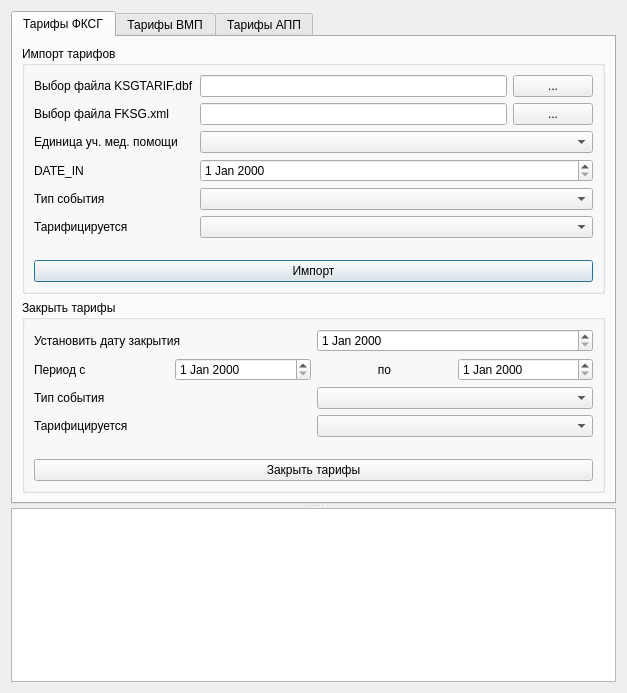
<?xml version="1.0" encoding="UTF-8"?>
<ui version="4.0">
 <class>Dialog</class>
 <widget class="QDialog" name="Dialog">
  <property name="geometry">
   <rect>
    <x>0</x>
    <y>0</y>
    <width>627</width>
    <height>693</height>
   </rect>
  </property>
  <property name="windowTitle">
   <string>Загрузка тарифов для Ростовской области</string>
  </property>
  <layout class="QVBoxLayout" name="verticalLayout">
   <item>
    <widget class="QSplitter" name="splitter">
     <property name="orientation">
      <enum>Qt::Vertical</enum>
     </property>
     <widget class="QTabWidget" name="tabWidget">
      <property name="currentIndex">
       <number>0</number>
      </property>
      <widget class="QWidget" name="tabFKSG">
       <attribute name="title">
        <string>Тарифы ФКСГ</string>
       </attribute>
       <layout class="QVBoxLayout" name="verticalLayout_2">
        <item>
         <widget class="QGroupBox" name="groupBox">
          <property name="title">
           <string>Импорт тарифов</string>
          </property>
          <layout class="QGridLayout" name="gridLayout">
           <item row="2" column="1" colspan="2">
            <widget class="CRBComboBox" name="cmbFKSGUnit"/>
           </item>
           <item row="3" column="1" colspan="2">
            <widget class="CDateEdit" name="edtFKSGDATE_IN"/>
           </item>
           <item row="4" column="1" colspan="2">
            <widget class="CRBComboBox" name="cmbFKSGEventType"/>
           </item>
           <item row="5" column="1" colspan="2">
            <widget class="QComboBox" name="cmbFKSGTariffType"/>
           </item>
           <item row="7" column="0" colspan="3">
            <widget class="QPushButton" name="btnFKSGImport">
             <property name="text">
              <string>Импорт</string>
             </property>
            </widget>
           </item>
           <item row="0" column="1">
            <widget class="QLineEdit" name="edtFKSGTARIF"/>
           </item>
           <item row="3" column="0">
            <widget class="QLabel" name="lblFKSGDATE_IN">
             <property name="text">
              <string>DATE_IN</string>
             </property>
            </widget>
           </item>
           <item row="0" column="0">
            <widget class="QLabel" name="lblFKSGTARIF">
             <property name="text">
              <string>Выбор файла KSGTARIF.dbf</string>
             </property>
            </widget>
           </item>
           <item row="4" column="0">
            <widget class="QLabel" name="lblFKSGEventType">
             <property name="text">
              <string>Тип события</string>
             </property>
            </widget>
           </item>
           <item row="2" column="0">
            <widget class="QLabel" name="lblFKSGUnit">
             <property name="text">
              <string>Единица уч. мед. помощи</string>
             </property>
            </widget>
           </item>
           <item row="5" column="0">
            <widget class="QLabel" name="lblFKSGTariffType">
             <property name="text">
              <string>Тарифицируется</string>
             </property>
            </widget>
           </item>
           <item row="0" column="2">
            <widget class="QPushButton" name="btnFKSGSelectDBF">
             <property name="text">
              <string>...</string>
             </property>
            </widget>
           </item>
           <item row="1" column="0">
            <widget class="QLabel" name="lblFKSGXml">
             <property name="text">
              <string>Выбор файла FKSG.xml</string>
             </property>
            </widget>
           </item>
           <item row="1" column="1">
            <widget class="QLineEdit" name="edtFKSGXml"/>
           </item>
           <item row="1" column="2">
            <widget class="QPushButton" name="btnFKSGSelectXml">
             <property name="text">
              <string>...</string>
             </property>
            </widget>
           </item>
           <item row="6" column="0" colspan="2">
            <spacer name="verticalSpacer">
             <property name="orientation">
              <enum>Qt::Vertical</enum>
             </property>
             <property name="sizeHint" stdset="0">
              <size>
               <width>20</width>
               <height>40</height>
              </size>
             </property>
            </spacer>
           </item>
          </layout>
         </widget>
        </item>
        <item>
         <widget class="QGroupBox" name="groupBox_2">
          <property name="title">
           <string>Закрыть тарифы</string>
          </property>
          <layout class="QGridLayout" name="gridLayout_2">
           <item row="3" column="1">
            <widget class="QComboBox" name="cmbFKSGTariffTypeClose"/>
           </item>
           <item row="2" column="0">
            <widget class="QLabel" name="lblFKSGCloseEventType">
             <property name="text">
              <string>Тип события</string>
             </property>
            </widget>
           </item>
           <item row="3" column="0">
            <widget class="QLabel" name="lblFKSGTariffTypeClose">
             <property name="text">
              <string>Тарифицируется</string>
             </property>
            </widget>
           </item>
           <item row="1" column="0" colspan="2">
            <layout class="QHBoxLayout" name="horizontalLayout">
             <item>
              <widget class="QLabel" name="lblFKSGPeriodBeg">
               <property name="text">
                <string>Период с</string>
               </property>
              </widget>
             </item>
             <item>
              <widget class="CDateEdit" name="edtFKSGPeriodBeg"/>
             </item>
             <item>
              <widget class="QLabel" name="lblFKSGPeriodEnd">
               <property name="text">
                <string>по</string>
               </property>
               <property name="alignment">
                <set>Qt::AlignCenter</set>
               </property>
              </widget>
             </item>
             <item>
              <widget class="CDateEdit" name="edtFKSGPeriodEnd"/>
             </item>
            </layout>
           </item>
           <item row="2" column="1">
            <widget class="CRBComboBox" name="cmbFKSGEventTypeClose"/>
           </item>
           <item row="0" column="0">
            <widget class="QLabel" name="lblFKSGEndDate">
             <property name="text">
              <string>Установить дату закрытия</string>
             </property>
            </widget>
           </item>
           <item row="0" column="1">
            <widget class="CDateEdit" name="edtFKSGEndDate"/>
           </item>
           <item row="5" column="0" colspan="2">
            <widget class="QPushButton" name="btnFKSGClose">
             <property name="text">
              <string>Закрыть тарифы</string>
             </property>
            </widget>
           </item>
           <item row="4" column="0" colspan="2">
            <spacer name="verticalSpacer_2">
             <property name="orientation">
              <enum>Qt::Vertical</enum>
             </property>
             <property name="sizeHint" stdset="0">
              <size>
               <width>20</width>
               <height>40</height>
              </size>
             </property>
            </spacer>
           </item>
          </layout>
         </widget>
        </item>
       </layout>
      </widget>
      <widget class="QWidget" name="tabVMP">
       <attribute name="title">
        <string>Тарифы ВМП</string>
       </attribute>
       <layout class="QVBoxLayout" name="verticalLayout_3">
        <item>
         <widget class="QGroupBox" name="groupBox_3">
          <property name="title">
           <string>Импорт тарифов</string>
          </property>
          <layout class="QGridLayout" name="gridLayout_3">
           <item row="3" column="0">
            <widget class="QLabel" name="lblVMPTariffType">
             <property name="text">
              <string>Тарифицируется</string>
             </property>
            </widget>
           </item>
           <item row="0" column="2">
            <widget class="QPushButton" name="btnVMPSelectDBF">
             <property name="text">
              <string>...</string>
             </property>
            </widget>
           </item>
           <item row="0" column="1">
            <widget class="QLineEdit" name="edtVMPSTACTAR"/>
           </item>
           <item row="0" column="0">
            <widget class="QLabel" name="lblVMPSTACTAR">
             <property name="text">
              <string>Выбор файла STACTAR.dbf</string>
             </property>
            </widget>
           </item>
           <item row="1" column="0">
            <widget class="QLabel" name="lblVMPUnit">
             <property name="text">
              <string>Единица уч. мед. помощи</string>
             </property>
            </widget>
           </item>
           <item row="1" column="1" colspan="2">
            <widget class="CRBComboBox" name="cmbVMPUnit"/>
           </item>
           <item row="2" column="1" colspan="2">
            <widget class="CRBComboBox" name="cmbVMPEventType"/>
           </item>
           <item row="5" column="0" colspan="3">
            <widget class="QPushButton" name="btnVMPImport">
             <property name="text">
              <string>Импорт</string>
             </property>
            </widget>
           </item>
           <item row="3" column="1" colspan="2">
            <widget class="QComboBox" name="cmbVMPTariffType"/>
           </item>
           <item row="2" column="0">
            <widget class="QLabel" name="lblVMPEventType">
             <property name="text">
              <string>Тип события</string>
             </property>
            </widget>
           </item>
           <item row="4" column="0" colspan="2">
            <spacer name="verticalSpacer_3">
             <property name="orientation">
              <enum>Qt::Vertical</enum>
             </property>
             <property name="sizeHint" stdset="0">
              <size>
               <width>20</width>
               <height>40</height>
              </size>
             </property>
            </spacer>
           </item>
          </layout>
         </widget>
        </item>
        <item>
         <widget class="QGroupBox" name="groupBox_4">
          <property name="title">
           <string>Закрыть недействующие тарифы</string>
          </property>
          <layout class="QGridLayout" name="gridLayout_4">
           <item row="3" column="0">
            <widget class="QLabel" name="lblVMPTariffTypeClose">
             <property name="text">
              <string>Тарифицируется</string>
             </property>
            </widget>
           </item>
           <item row="2" column="0">
            <widget class="QLabel" name="lblVMPEventTypeClose">
             <property name="text">
              <string>Тип события</string>
             </property>
            </widget>
           </item>
           <item row="3" column="1">
            <widget class="QComboBox" name="cmbVMPTariffTypeClose"/>
           </item>
           <item row="0" column="0">
            <widget class="QLabel" name="lblVMPEndDate">
             <property name="text">
              <string>Установить дату закрытия</string>
             </property>
            </widget>
           </item>
           <item row="0" column="1">
            <widget class="CDateEdit" name="edtVMPEndDate"/>
           </item>
           <item row="2" column="1">
            <widget class="CRBComboBox" name="cmbVMPEventTypeClose"/>
           </item>
           <item row="1" column="0" colspan="2">
            <layout class="QHBoxLayout" name="horizontalLayout_2">
             <item>
              <widget class="QLabel" name="lblVMPPeriodBeg">
               <property name="text">
                <string>Период с</string>
               </property>
              </widget>
             </item>
             <item>
              <widget class="CDateEdit" name="edtVMPPerionBeg"/>
             </item>
             <item>
              <widget class="QLabel" name="lblVMPPerionEnd">
               <property name="text">
                <string>по</string>
               </property>
               <property name="alignment">
                <set>Qt::AlignCenter</set>
               </property>
              </widget>
             </item>
             <item>
              <widget class="CDateEdit" name="edtVMPPerionEnd"/>
             </item>
            </layout>
           </item>
           <item row="5" column="0" colspan="2">
            <widget class="QPushButton" name="btnVMPClose">
             <property name="text">
              <string>Закрыть тарифы</string>
             </property>
            </widget>
           </item>
           <item row="4" column="0" colspan="2">
            <spacer name="verticalSpacer_4">
             <property name="orientation">
              <enum>Qt::Vertical</enum>
             </property>
             <property name="sizeHint" stdset="0">
              <size>
               <width>20</width>
               <height>40</height>
              </size>
             </property>
            </spacer>
           </item>
          </layout>
         </widget>
        </item>
       </layout>
      </widget>
      <widget class="QWidget" name="tabAPP">
       <attribute name="title">
        <string>Тарифы АПП</string>
       </attribute>
       <layout class="QVBoxLayout" name="verticalLayout_4">
        <item>
         <widget class="QGroupBox" name="groupBox_5">
          <property name="title">
           <string>Импорт тарифов</string>
          </property>
          <layout class="QGridLayout" name="gridLayout_5">
           <item row="3" column="1" colspan="2">
            <widget class="QComboBox" name="cmbAppTariffType"/>
           </item>
           <item row="2" column="0">
            <widget class="QLabel" name="lblAppEventType">
             <property name="text">
              <string>Тип события</string>
             </property>
            </widget>
           </item>
           <item row="0" column="0">
            <widget class="QLabel" name="lblAPPPOLIKTAR">
             <property name="text">
              <string>Выбор файла POLIKTAR.dbf</string>
             </property>
            </widget>
           </item>
           <item row="1" column="0">
            <widget class="QLabel" name="lblAppUnit">
             <property name="text">
              <string>Единица уч. мед. помощи</string>
             </property>
            </widget>
           </item>
           <item row="1" column="1" colspan="2">
            <widget class="CRBComboBox" name="cmbAppUnit"/>
           </item>
           <item row="0" column="2">
            <widget class="QPushButton" name="btnAppSelectPOLIKTAR">
             <property name="text">
              <string>...</string>
             </property>
            </widget>
           </item>
           <item row="5" column="0" colspan="3">
            <widget class="QPushButton" name="btnAppImport">
             <property name="text">
              <string>Импорт</string>
             </property>
            </widget>
           </item>
           <item row="2" column="1" colspan="2">
            <widget class="CRBComboBox" name="cmbAppEventType"/>
           </item>
           <item row="3" column="0">
            <widget class="QLabel" name="lblAppTariffType">
             <property name="text">
              <string>Тарифицируется</string>
             </property>
            </widget>
           </item>
           <item row="0" column="1">
            <widget class="QLineEdit" name="edtAPPPOLIKTAR"/>
           </item>
           <item row="4" column="0" colspan="2">
            <spacer name="verticalSpacer_5">
             <property name="orientation">
              <enum>Qt::Vertical</enum>
             </property>
             <property name="sizeHint" stdset="0">
              <size>
               <width>20</width>
               <height>40</height>
              </size>
             </property>
            </spacer>
           </item>
          </layout>
         </widget>
        </item>
        <item>
         <widget class="QGroupBox" name="groupBox_6">
          <property name="title">
           <string>Закрыть недействующие тарифы</string>
          </property>
          <layout class="QGridLayout" name="gridLayout_6">
           <item row="2" column="1">
            <widget class="CRBComboBox" name="cmbAppEventTypeClose"/>
           </item>
           <item row="0" column="0">
            <widget class="QLabel" name="lblAppEndDate">
             <property name="text">
              <string>Установить дату закрытия</string>
             </property>
            </widget>
           </item>
           <item row="0" column="1">
            <widget class="CDateEdit" name="edtAppEndDate"/>
           </item>
           <item row="3" column="1">
            <widget class="QComboBox" name="cmbAppTariffTypeClose"/>
           </item>
           <item row="2" column="0">
            <widget class="QLabel" name="lblAppEventTypeClose">
             <property name="text">
              <string>Тип события</string>
             </property>
            </widget>
           </item>
           <item row="1" column="0" colspan="2">
            <layout class="QHBoxLayout" name="horizontalLayout_3">
             <item>
              <widget class="QLabel" name="lblAppPeriodBeg">
               <property name="text">
                <string>Период с</string>
               </property>
              </widget>
             </item>
             <item>
              <widget class="CDateEdit" name="edtAppPeriodBeg"/>
             </item>
             <item>
              <widget class="QLabel" name="lblAppPeriodEnd">
               <property name="text">
                <string>по</string>
               </property>
               <property name="alignment">
                <set>Qt::AlignCenter</set>
               </property>
              </widget>
             </item>
             <item>
              <widget class="CDateEdit" name="edtAppPeriodEnd"/>
             </item>
            </layout>
           </item>
           <item row="5" column="0" colspan="2">
            <widget class="QPushButton" name="btnAppClose">
             <property name="text">
              <string>Закрыть тарифы</string>
             </property>
            </widget>
           </item>
           <item row="3" column="0">
            <widget class="QLabel" name="lblAppTariffTypeClose">
             <property name="text">
              <string>Тарифицируется</string>
             </property>
            </widget>
           </item>
           <item row="4" column="0" colspan="2">
            <spacer name="verticalSpacer_6">
             <property name="orientation">
              <enum>Qt::Vertical</enum>
             </property>
             <property name="sizeHint" stdset="0">
              <size>
               <width>20</width>
               <height>40</height>
              </size>
             </property>
            </spacer>
           </item>
          </layout>
         </widget>
        </item>
       </layout>
      </widget>
     </widget>
     <widget class="QTextBrowser" name="log"/>
    </widget>
   </item>
  </layout>
 </widget>
 <customwidgets>
  <customwidget>
   <class>CRBComboBox</class>
   <extends>QComboBox</extends>
   <header>library/crbcombobox.h</header>
  </customwidget>
  <customwidget>
   <class>CDateEdit</class>
   <extends>QDateEdit</extends>
   <header>library/DateEdit</header>
  </customwidget>
 </customwidgets>
 <resources/>
 <connections/>
</ui>
